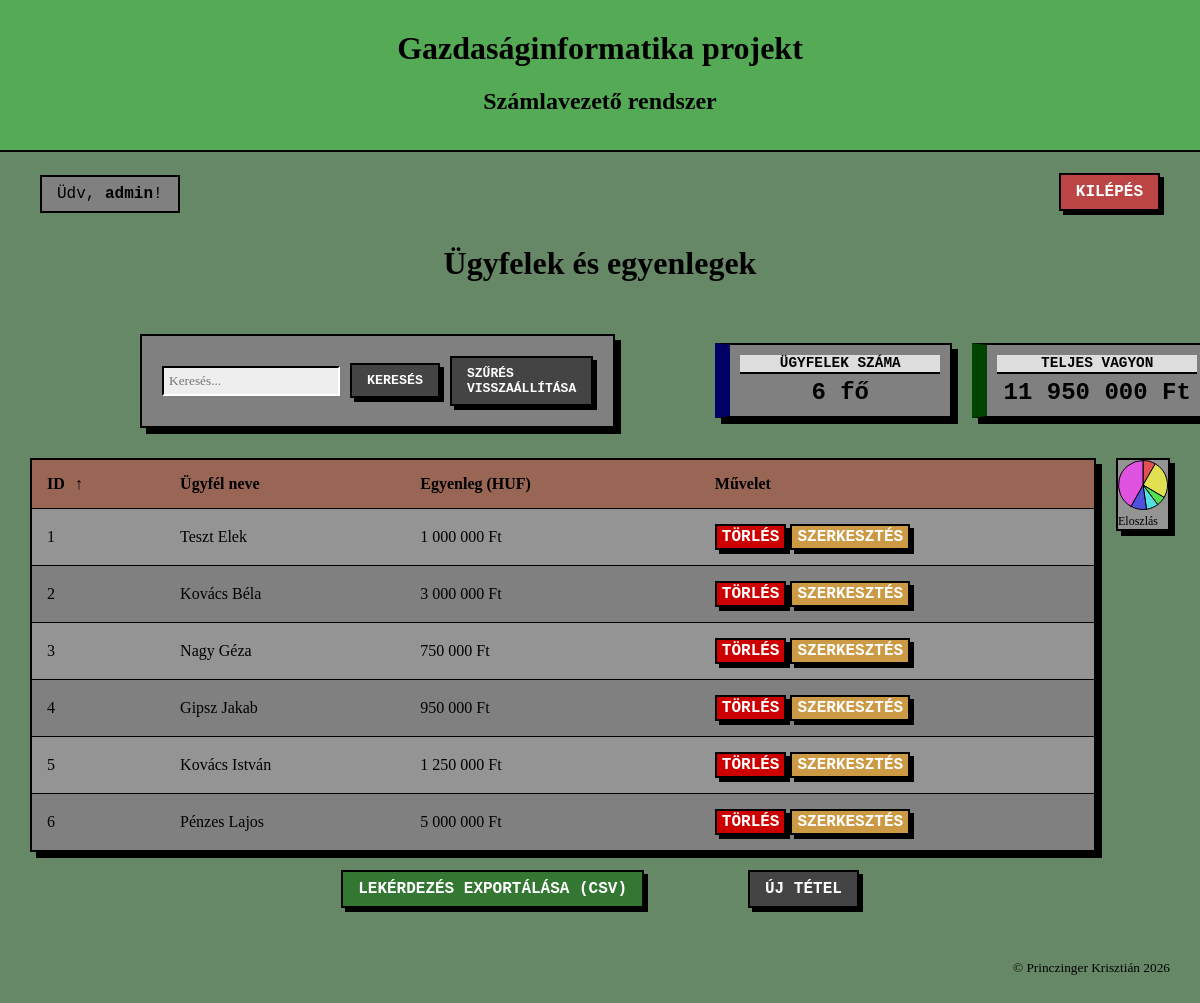
/PHP/list.php (signed in), run on the app's committed database.
### tables this page shows
CREATE TABLE `accounts` (
  `id` int(11) NOT NULL AUTO_INCREMENT,
  `client_name` varchar(100) DEFAULT NULL,
  `balance` double DEFAULT 0,
  PRIMARY KEY (`id`)
);

### PHP/list.php (the view, shortened to what this page needs)
<?php
$username = $_SESSION['logged_in_username'];
?>
<!DOCTYPE html>
<html>
<head>
</head>
<body>
<div class="top-background-strip"></div>
<h1>Gazdaságinformatika projekt</h1>
<h2>Számlavezető rendszer</h2>
	<div class="welcome-container">
			<div style="font-family: Consolas, monospace;	border: 2px solid #000;	padding: 8px 15px; background: gray; width: fit-content; white-space: nowrap;">
				Üdv, <b><?php echo "$username" ; ?></b>!
				<a href="logout.php" class="top-right-btn1">Kilépés</a>
			</div>
	</div>
<?php
	require_once 'db_connect.php';
	$sql_stats = "SELECT COUNT(id) AS client_count, SUM(balance) AS total_balance FROM accounts";
	$results_stats = mysqli_query($connection, $sql_stats);
	$stats_data = mysqli_fetch_assoc($results_stats);
	$sql_chart = "SELECT client_name, balance FROM accounts";
	$chart_results = mysqli_query($connection, $sql_chart);
	$chart_labels = [];
	$chart_data = [];
	while ($row = mysqli_fetch_assoc($chart_results)) {
		$chart_labels[] = $row['client_name'];
		$chart_data[] = $row['balance'];
	}
?>
<h1>Ügyfelek és egyenlegek</h1>
<div class="header-container">
    <form action="list.php" method="GET">
        <input type="text" name="search" placeholder="Keresés..." value="<?php if(isset($_GET['search'])) echo $_GET['search']; ?>">
        <input type="submit" value="Keresés" class="btn">
        <a href="list.php" class="btn" style="text-decoration:none; color:white; font-size: 13px;">Szűrés visszaállítása</a>
    </form>
    <div class="dashboard">
	   <div class="card blue-card">
			<h3>Ügyfelek száma</h3>
			<p><?php echo $stats_data['client_count']; ?> fő</p>
	   </div>
	   <div class="card green-card">
			<h3>Teljes vagyon</h3>
			<p>
				<?php
					$assets = $stats_data['total_balance'] ? $stats_data['total_balance'] : 0;
					echo number_format($assets, 0, ',', ' ');
				?> Ft
			</p>
	   </div>
	</div>
</div>
<div class="side-by-side-container">
<?php
	$searched_name = isset($_GET['search']) ? $_GET['search'] : "";
	$search_pattern = "%" . $searched_name . "%";
	$valid_columns = ['id', 'client_name', 'balance'];
	$valid_directions = ['ASC', 'DESC'];
	$order_column = (isset($_GET['order']) && in_array($_GET['order'], $valid_columns)) ? $_GET['order'] : 'id';
	$order_direction = (isset($_GET['direction']) && in_array($_GET['direction'], $valid_directions)) ? $_GET['direction'] : 'ASC';
	$sql = "SELECT * FROM accounts WHERE client_name LIKE ? ORDER BY $order_column $order_direction";
	$statement = mysqli_prepare($connection, $sql);
	mysqli_stmt_bind_param($statement, "s", $search_pattern);
	mysqli_stmt_execute($statement);
	$results = mysqli_stmt_get_result($statement);
	function ordering_link($text, $column_name, $current_column, $current_direction) {
		$new_direction = 'ASC';
		if ($column_name == $current_column) {
			if ($current_direction == 'ASC') {
				$new_direction = 'DESC';
			} else {
				$new_direction = 'ASC';
			}
		}
        $arrow = ($column_name == $current_column && $current_direction == 'ASC') ? '↑' : '↓️';
		$visibility = ($column_name == $current_column) ? "visible" : "hidden";
		$search_param = isset($_GET['search']) ? "&search=" . $_GET['search'] : "";
		echo "<a href='?order=$column_name&direction=$new_direction$search_param' style='color: black; text-decoration: none; display: inline-block;'>
				$text<span style='visibility: $visibility; padding: 10px; '>$arrow</span>
			  </a>";
	}
	echo '<div class="table-container">';
	echo "<table>";
		echo "<tr>";
			echo "<th>"; ordering_link("ID", "id", $order_column, $order_direction); echo "</th>";
			echo "<th>"; ordering_link("Ügyfél neve", "client_name", $order_column, $order_direction); echo "</th>";
			echo "<th>"; ordering_link("Egyenleg (HUF)", "balance", $order_column, $order_direction); echo "</th>";
			echo "<th>Művelet</th>";
		echo "</tr>";
	while ($line = mysqli_fetch_assoc($results)) {
		echo "<tr>";
		echo "<td>" . $line['id'] . "</td>";
		echo "<td>" . htmlspecialchars($line['client_name']) . "</td>";
		echo "<td>" . number_format($line['balance'], 0, ',', ' ') . " Ft</td>";
		echo "<td>
				<a href='delete.php?id=" . $line['id'] . "' class='btn-del'
				onclick=\"return confirm('Biztosan törölni akarod ezt az ügyfelet?');\">
				TÖRLÉS</a>
				<a href='edit.php?id=" . $line['id'] . "' class='btn-edit'>SZERKESZTÉS</a>
			  </td>";
		echo "</tr>";
	}
	echo "</table>";
	echo "</div>";
    $export_link = "export.php?order=" . $order_column . "&direction=" . $order_direction;
?>  <! -- continuation of the table HTML started in php -->
	<div class="chart-container">
		<div class="tooltip-wrapper">
				<canvas id="balance_chart_small" style="max-height: 50px;"></canvas>
		</div>
		<div style="font-size: 12px;">
			Eloszlás
		</div>
	</div>
</div>
<?php
	echo '<br>
	<div style="text-align: center;">
				<a style="background-color: #373;" class="btn" href="' . $export_link . '">LEKÉRDEZÉS EXPORTÁLÁSA (CSV)</a>
				<a style="margin-left: 100px;" href="new.php" class="btn"> Új tétel</a>
	</div>';
?>
    <div style="margin-top: 50px; text-align: right;">
        <small style="color: var(--text-muted);">&copy; Princzinger Krisztián 2026</small>
    </div>
<script>
	function generate_colors(count) {
		const colors = [];
		for (let i = 0; i < count; i++) {
			const hue = Math.round(i * (360 / count)); 	// Divide 360 degrees by the number of elements (e.g., increments of 36° for 10 items)
			colors.push(`hsl(${hue}, 70%, 60%)`);		// HSL: Hue, 70% saturation, 60% lightness; to make the colors vibrant and clearly visible
		}
		return colors;
	}
	// Convert PHP arrays into JavaScript arrays
	// 'echo json_encode(...)' embeds the server-side data directly into the JS code
    const labels = <?php echo json_encode($chart_labels); ?>;
    const data = <?php echo json_encode($chart_data); ?>;
    const ctx = document.getElementById('balance_chart');
	const ctx_small = document.getElementById('balance_chart_small');
	const myData = data;
    const myColors = generate_colors(myData.length); // Generate exactly as many colors as we need
	const commonData = {
    labels: labels,
    datasets: [{
        label: 'Egyenleg (Ft)',
        data: data,
        borderWidth: 1,
        borderColor: '#000',
        backgroundColor: myColors
    }]
};
	Chart.defaults.color = '#000'
    new Chart(ctx, {
        type: 'pie',		 // Options: 'doughnut', 'pie', 'bar', 'line'
        data: commonData,
        options: {
            responsive: true,
            maintainAspectRatio: false,
            plugins: {
                legend: {
                    position: 'bottom',
					labels: {
						font: {
							family: 'Consolas',
						}
					}
                }
            }
        }
    });
new Chart(ctx_small, {
    type: 'pie',
        data: commonData,
    options: {
        responsive: true,
        maintainAspectRatio: false,
        events: [],
        plugins: {
            legend: {
                display: false // Hides legend
            },
            tooltip: {
                enabled: false // Disables built-in tooltips
            },
            title: {
                display: false
            }
        }
    }
});
</script>
</body>
</html>

### PHP/list.php (style rules this page uses)
.top-background-strip { position: absolute; top: 0; left: 0; width: 100%; height: 150px; background-color: #5a5; z-index: -1; box-shadow: 0px 2px 0px #000; }
body { font-family: Consolas; background-color: #686; margin: 30px; }
h1,h2 { color: #000; text-align: center; }
table { margin-left: auto; margin-right: auto; width: 50.2%; border-collapse: collapse; background-color: gray; box-shadow: 6px 6px 0px #000000; border: 2px solid #000000; }
th, td { padding: 15px; text-align: left; border-bottom: 1px solid #000; }
th { background-color: #965; color: black; }
tr:nth-child(even) { background-color: #949494; }
.btn { font-family: Consolas, monospace; text-transform: uppercase; font-weight: bold; border: 2px solid #000; padding: 8px 15px; cursor: pointer; box-shadow: 4px 4px 0px #000000; transition: all 0.1s ease-in-out; display: inline-block; text-decoration: none; color: white; background-color: #444; }
.btn-del { font-family: Consolas, monospace; text-transform: uppercase; font-weight: bold; border: 2px solid #000; padding: 2px 5px; cursor: pointer; box-shadow: 4px 4px 0px #000000; transition: all 0.1s ease-in-out; display: inline-block; text-decoration: none; color: white; background-color: #c00; }
.btn-edit { font-family: Consolas, monospace; text-transform: uppercase; font-weight: bold; border: 2px solid #000; padding: 2px 5px; cursor: pointer; box-shadow: 4px 4px 0px #000000; transition: all 0.1s ease-in-out; display: inline-block; text-decoration: none; color: white; background-color: #c94; }
.header-container { display: grid; grid-template-columns: 1fr auto 1fr; grid-template-rows: auto auto; column-gap: 100px; align-items: center; width: 100%; box-sizing: border-box; position: relative; border-bottom: 0px solid #ccc; padding: 10px; margin-top: 10px; }
.welcome-container { box-sizing: border-box; position: relative; padding: 10px; margin-top: 50px; }
form { grid-column: 2; align-self: center; height: fit-content; font-family: Consolas, monospace; background: gray; padding: 20px; font-size: 16px; font-weight: bold; border: 2px solid #000000; box-shadow: 6px 6px 0px #000000; display: flex; gap: 10px; align-items: center; }
input { border: 2px solid #888; border-left-color: #000; border-top-color: #000; border-right-color: #fff; border-bottom-color: #fff; background-color: #eee; padding: 5px; font-family: Consolas; }
.top-right-btn1 { position: absolute; top: 8px; right: 10px; font-family: Consolas, monospace; text-transform: uppercase; font-weight: bold; border: 2px solid #000; padding: 8px 15px; cursor: pointer; box-shadow: 4px 4px 0px #000000; transition: all 0.1s ease-in-out; display: inline-block; text-decoration: none; color: white; background-color: #b44; }
.dashboard { display: flex; gap: 20px; margin-bottom: 30px; margin-top: 30px; }
.card { background: gray; border: 2px solid #000; box-shadow: 6px 6px 0px #000000; border-radius: 0px; padding: 10px; text-align: center; min-width: 200px; font-family: Consolas, monospace; border-left-width: 15px; border-left-style: solid; transition: all 0.1s; }
.card h3 { margin: 0; font-size: 0.9em; color: #000; text-transform: uppercase; font-weight: bold; border-bottom: 2px solid #000; padding-bottom: 1px; background-color: #ddd; }
.card p { margin: 5px 0 0 0; font-size: 1.5em; font-weight: bold; color: #000; }
.blue-card { border-left-color: #000066; }
.green-card { border-left-color: #004400; }
.side-by-side-container { display: flex; gap: 20px; align-items: flex-start; flex-wrap: wrap; }
.table-container { flex: 15; min-width: 300px; }
.chart-container { flex: 0 0 auto; min-width: 50px; background-color: #949494; border: 2px solid #000; box-shadow: 5px 5px 0px #000000; }
table { width: 100%; }
canvas { width: 100% !important; height: auto !important; }
.tooltip-wrapper { position: relative; display: inline-block; }

### data on the page
accounts: id "1", client_name "Teszt Elek", balance "1 000 000"
accounts: id "2", client_name "Kovács Béla", balance "3 000 000"
accounts: id "3", client_name "Nagy Géza", balance "750 000"
accounts: id "4", client_name "Gipsz Jakab", balance "950 000"
accounts: id "5", client_name "Kovács István", balance "1 250 000"
accounts: id "6", client_name "Pénzes Lajos", balance "5 000 000"

### other printed values
$username "admin"
$stats_data['client_count'] "6"
$assets "11 950 000"
$text "ID Ügyfél neve Egyenleg (HUF)"
$arrow "↑"
